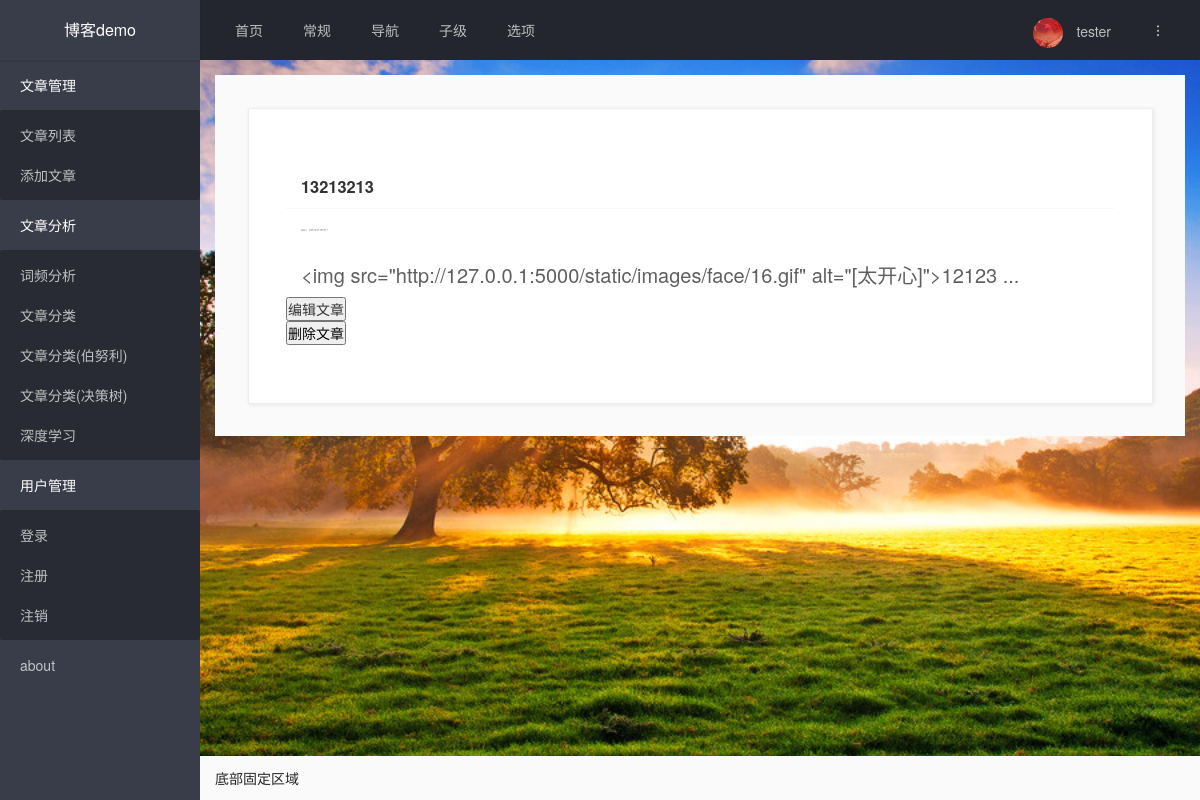
Page /33 (signed in) on the committed database.
### tables this page shows
CREATE TABLE posts (
                    id INTEGER PRIMARY KEY AUTOINCREMENT,
                    title TEXT NOT NULL,
                    content TEXT NOT NULL,
                    created_at TEXT NOT NULL,
                    updated_at TEXT NOT NULL
                );

### blog/views.py (the view)
@blog_bp.route('/<int:id>')
@is_login
def show(id):
    conn = sqlite3.connect('blog.db')
    cursor = conn.cursor()
    cursor.execute('SELECT id, title, content, created_at, updated_at FROM posts WHERE id = ?', (id,))
    post = cursor.fetchone()
    if post is None:
        return '404 Not Found'
    post = {'id': post[0], 'title': post[1], 'content': post[2], 'created_at': post[3], 'updated_at': post[4]}
    return render_template('show.html', post=post)

### blog/utils.py (called while the page is built)
def is_login(fun):
    @wraps(fun) # 函数被装饰之后,不会修改原本的帮助文档和属性
    def wrapper(*args,**kwargs):
        if session.get('username'):
            return fun(*args,**kwargs)
        else:
            flash('用户需要登录才能访问网页： %s' %(request.path))
            return redirect('/login')
    return wrapper

### templates/show.html (shortened to what this page needs)
{% extends 'base.html' %}
{% block content %}
<article>
    <div class="layui-bg-gray" style="padding: 40px;">
        <div class="layui-row layui-col-space15">
            <div class="layui-panel">
              <div style="padding: 50px 30px;">
                <header>
                        <div class="layui-card-header">
                            <h3><a href="{{ url_for('blog.show', id=post['id']) }}"> {{ post['title'] }} </a></h3>
                        </div>
                </header>
                          <div class="layui-card-body">
                              <p style="font-size:2px"><time datetime="{{ post['created_at'] }}">发表于：{{ post['created_at'] }}</time></p>
                          </div>
                          <div class="layui-card-body">
                              <p style="font-size:20px"> {{ post['content']}} ...</p>
                          </div>
                          <footer>
                            <button type="submit">
                                <a href="{{ url_for('blog.edit', id=post['id']) }}">编辑文章</a>
                            </button>
                            <form action="{{ url_for('blog.delete', id=post['id']) }}" method="post">
                                <button type="submit">删除文章</button>
                            </form>
                          </footer>
              </div>
            </div>
        </div>
    </div>
</article>
</body>
</html>
{% endblock %}

### templates/base.html (style rules this page uses)
body { background: url("../static/image/sun.jpg") no-repeat center center fixed; -webkit-background-size: cover; -o-background-size: cover; background-size: cover; }

### rows in the picture
posts: title "13213213", content "<img src=\"http://127.0.0.1:5000/static/images/face/16.gif\" alt=\"[太开心]\">12123"
